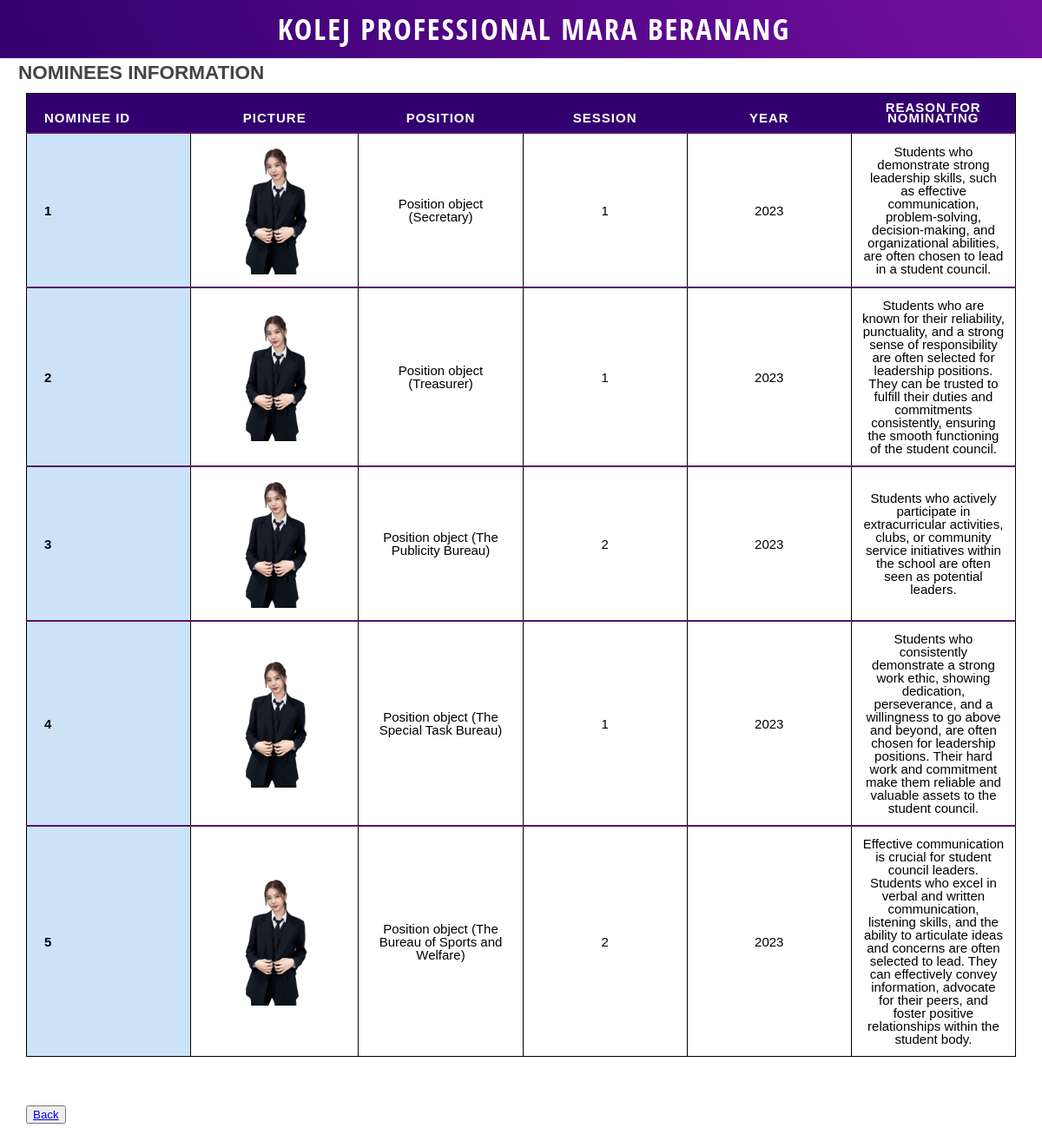
/mppnominations/nomineesdata/, run on the app's committed database.
### nominations/models.py (models this page shows)
class Nomination(models.Model):
    nomineeID = models.IntegerField(primary_key=True)
    position = models.ForeignKey(Position, on_delete=models.CASCADE)
    session = models.IntegerField(default=0)
    year = models.IntegerField(null=True)
    n_desc = models.TextField()

class Position(models.Model):
    position = models.CharField(max_length=50, primary_key=True)
    description = models.TextField()

### nominations/views.py (the view)
# urls.py: path("nomineesdata/", views.nomineesdata, name="nomineesdata"),
def nomineesdata(request):
    alldata = Nomination.objects.all()
    dict = {
        'alldata': alldata
    }
    return render(request, "nomineesdata.html", dict)

### nominations/templates/nomineesdata.html (shortened to what this page needs)
<!DOCTYPE html>
<html lang="en">
<head>
    {% load static %}
</head>
<html>
    <body>
        <header>
            <h1>KOLEJ PROFESSIONAL MARA BERANANG</h1>
            <h2>NOMINEES INFORMATION</h2>
        </header>
        <article>
            <table class="vitamins">
                <thead>
                    <tr>
                        <th>Nominee ID</th>
                        <th>Picture</th>
                        <th>Position</th>
                        <th>Session</th>
                        <th>Year</th>
                        <th>Reason for nominating</th>
                    </tr>
                </thead>
                <tbody>
                    {% for data in alldata %}
                    <tr>
                        <td>{{data.nomineeID}}</td>
                        <td><img src="{% static 'img/kazuha.png' %}"></td>
                        <td>{{data.position}} </td>
                        <td>{{data.session}} </td>
                        <td>{{data.year}}</td>
                        <td>{{data.n_desc}} </td>
                    </tr>
                    {% endfor %}
                </tbody>
            </table>
            <br><br>
            <button class="center-button"><a href="{% url 'dashboard/{{ studentid }}' %}">Back</a></button>
        </article>
    </body>
</html>

### nominations/templates/nomineesdata.html (style rules this page uses)
table, tr, td { border: 1pt solid; }
body { background-color: #fff; margin: 0; padding: 0; font-family: 'Oxygen', sans-serif; color: #444; font-size: 15px; line-height: 18px; font-weight: 300; }
header { margin: 0; background: linear-gradient(240deg, #720e9e, #33006f);; height: 65px; padding: 1px; }
article { margin: 40px 30px; }
.center-button { display: flex; justify-content: center; align-items: center; margin-top: 20px; }
h1 { font-family: 'Open Sans Condensed', sans-serif; letter-spacing: 1px; font-size: 2.3em; line-height: 44px; text-transform: uppercase; color: #fff; font-weight: 900; margin: 0; padding: 10px 0 0 30px; letter-spacing: 2px; align-items: center; display: flex; justify-content: center; align-items: center; }
h2 { margin: 20px 20px 10px 20px; font-weight: 900; }
table.vitamins { margin: 20px 0 0 0; border-collapse: collapse; border-spacing: 0; background: #ffffff; color: black; }
table.vitamins th, table.vitamins td { text-align: center; }
table.vitamins thead { line-height: 12px; background: #33006f; text-transform: uppercase; }
table.vitamins thead th { color: #fff; padding: 10px; letter-spacing: 1px; vertical-align: bottom; }
table.vitamins thead th:nth-child(1) { width: 15%; text-align: left; padding-left: 20px; }
table.vitamins thead th:nth-child(2) { width: 15%; }
table.vitamins thead th:nth-child(3) { width: 15%; }
table.vitamins thead th:nth-child(4) { width: 15%; }
table.vitamins thead th:nth-child(5) { width: 15%; }
table.vitamins thead th:nth-child(6) { width: 15%; }
table.vitamins tbody { font-size: 1em; line-height: 15px; }
table.vitamins tbody tr { border-top: 2px solid #58126A; transition: background 0.6s, color 0.6s; }
table.vitamins tbody tr:nth-child(even) { background: white; }
table.vitamins tbody td { padding: 12px; }
table.vitamins tbody td img { width: 150px; }
table.vitamins tbody td:first-child { text-align: left; padding-left: 20px; font-weight: 700; background: rgba(109, 176, 231, 0.35); transition: background 0.6s; }

### data on the page
Nomination: nomineeID "1", position "Position object (Secretary)", session "1", year "2023", n_desc "Students who demonstrate strong leadership skills, such as effective communication, problem-solving, decision-making, and organizational abilities, are often chosen to lead in a student council."
Nomination: nomineeID "2", position "Position object (Treasurer)", session "1", year "2023", n_desc "Students who are known for their reliability, punctuality, and a strong sense of responsibility are often selected for leadership positions. They can be trusted to fulfill their duties and commitments consistently, ensuring the smooth functioning of the student council."
Nomination: nomineeID "3", position "Position object (The Publicity Bureau)", session "2", year "2023", n_desc "Students who actively participate in extracurricular activities, clubs, or community service initiatives within the school are often seen as potential leaders."
Nomination: nomineeID "4", position "Position object (The Special Task Bureau)", session "1", year "2023", n_desc "Students who consistently demonstrate a strong work ethic, showing dedication, perseverance, and a willingness to go above and beyond, are often chosen for leadership positions. Their hard work and commitment make them reliable and valuable assets to the student council."
Nomination: nomineeID "5", position "Position object (The Bureau of Sports and Welfare)", session "2", year "2023", n_desc "Effective communication is crucial for student council leaders. Students who excel in verbal and written communication, listening skills, and the ability to articulate ideas and concerns are often selected to lead. They can effectively convey information, advocate for their peers, and foster positive relationships within the student body."
